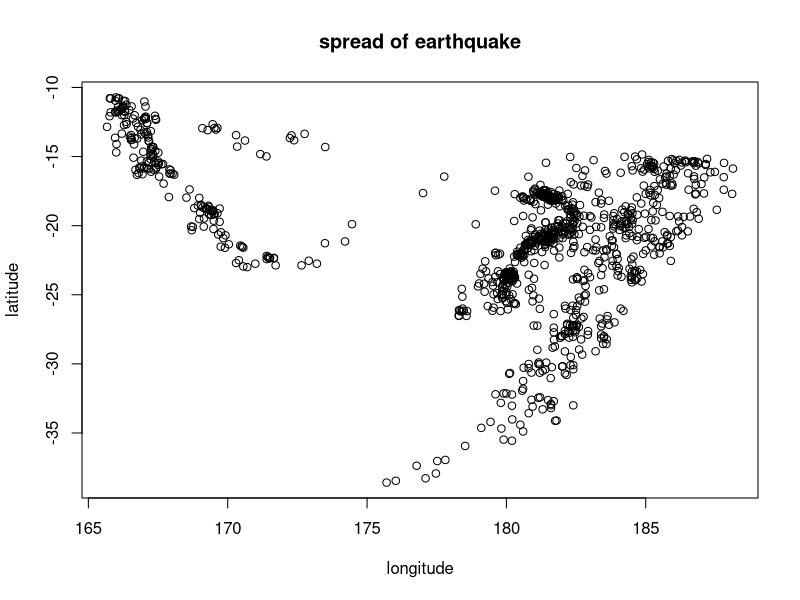
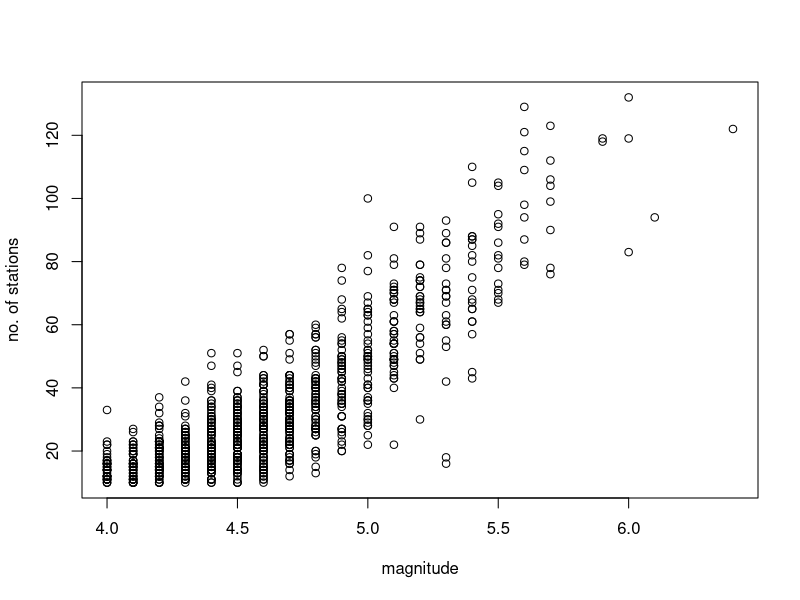

Generate these figures, in order, with R:
#chickwts dataset
cat("\n number of chicks fed with various feeds\n")
print(table(chickwts$feed))

cat("\n five number summary of chicks weight\n")
print(quantile(chickwts$weight))

cat("\n mean weights of chicks for various feeds\n")
print(tapply(chickwts$weight,chickwts$feed,mean))

#quakes dataset
cat("\n five number summary of all magnitudes of events
    that occur at a depth of 400km or deeper \n ")
print(quantile(quakes$mag[quakes$depth>=400]))

cat("\n standard deviation of number of stations which are
    affected at depth of 600km or deeper and of 5 or higher\n")
print(sd(quakes$stations[quakes$depth>=600&quakes$mag>=5]))

plot(quakes$long,quakes$lat,xlab="longitude",ylab="latitude",
     main="spread of earthquake")

cat("\n correlation between magnitude of earthquake & number
    of stations\n")
print(cor(quakes$mag,quakes$stations))

plot(quakes$mag,quakes$stations,xlab="magnitude",
     ylab="no. of stations")
cat("\n correlation is a positive number,thet shows more number
     of station are affected where magnitude of earthquakes
    is higher:")

